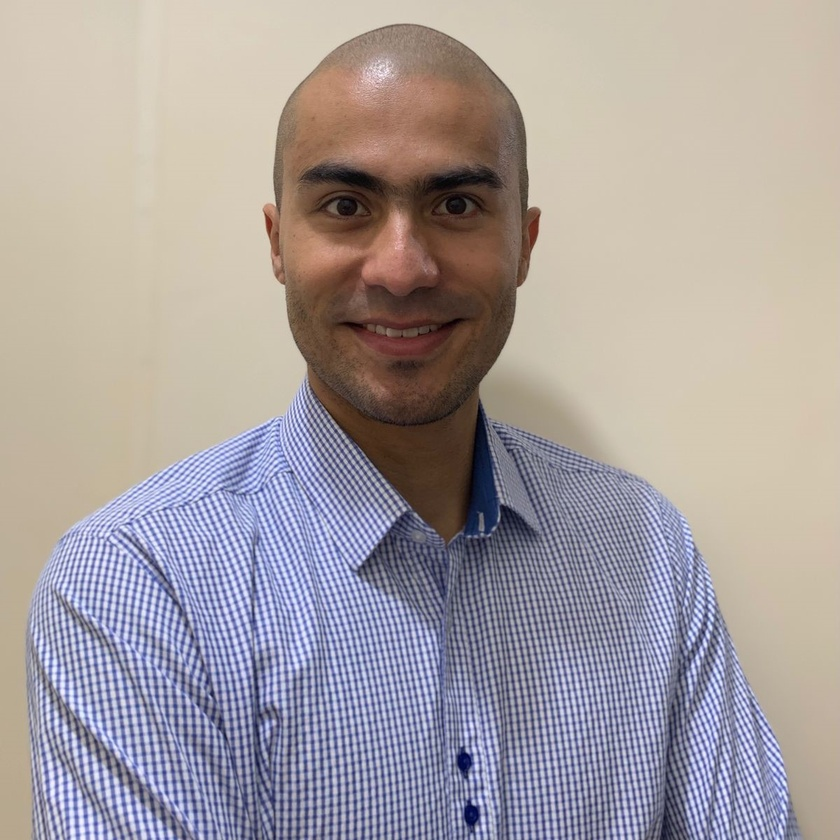
#> input picture Python_course/Modulo_4/Tuplas/Oscar1a.jpeg, 840 x 840 px, shrunk from 1200 x 1200 before the run
$ python Example_6.py
#> lines starting #> are read from the running program, lines starting #| are printed output that depends on the picture
#> further down, imagen is the input picture: shape (840, 840, 3); mean B, G, R 159.8, 158.9, 166.9
# En este ejercicio se debe reflejar la imagen verticalmente sobre una  línea imaginaria en el centro de la figura, creando una imagen espejo de  la figura original. En cada posición de la matriz que representa la  imagen hay una tupla de 3 flotantes entre 0 y 1 que representan los  valores R, G y B del píxel.

# Después de reflejar una figura, la distancia  entre la línea de reflexión y cada punto en la figura original es la  misma que la distancia entre la línea de reflexión y el punto  correspondiente en la imagen de espejo. Para hacer esta transformación,  se intercambian las columnas de píxeles de la imagen: La primera con la  última, la segunda con penúltima, etc.

import cv2
import matplotlib.pyplot as plt

def reflejar_imagen(imagen):
    matriz = imagen
    alto = len(matriz)
#> alto = 840
    ancho = len(matriz[0])
#> ancho = 840
    for valor_eje_y in range(alto):
        for valor_eje_x in range(int(ancho/2)):
            indice_opuesto = ancho - valor_eje_x - 1
            opuesto = matriz[valor_eje_y][indice_opuesto]
            actual = matriz[valor_eje_y][valor_eje_x]
            matriz[valor_eje_y][indice_opuesto] = actual
            matriz[valor_eje_y][valor_eje_x] = opuesto
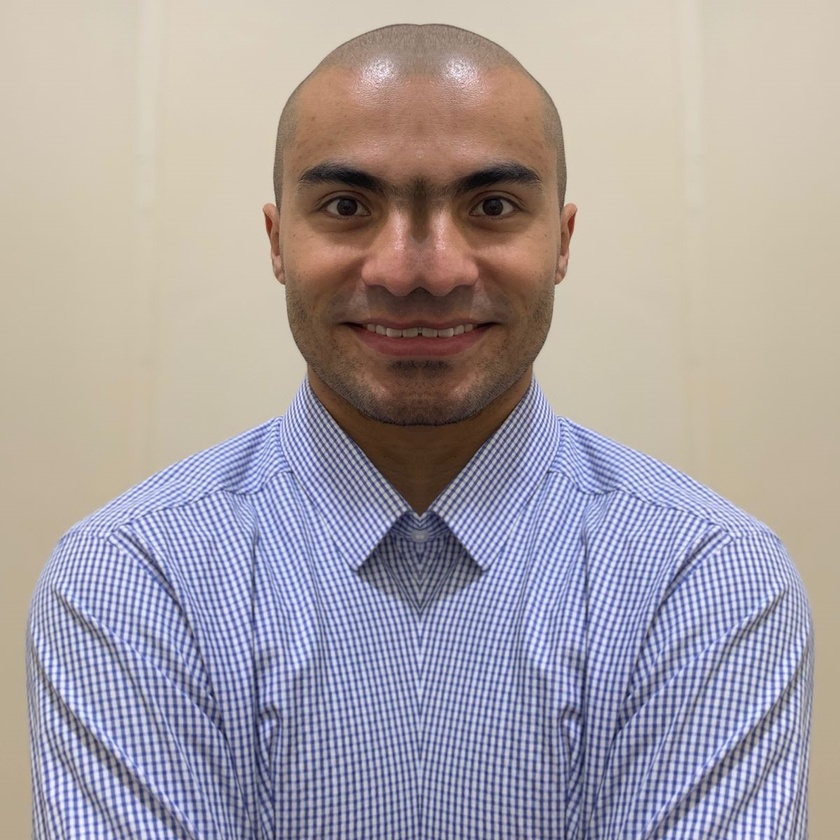
#> matriz: shape (840, 840, 3); mean B, G, R 163.9, 159.8, 167.8

    plt.imshow(matriz)
    plt.axis('off')
    #plt.savefig('test-filtro')
    plt.show()

    return 'ok'

imagen = cv2.imread('Oscar1a.jpeg')
cv2.imshow('imagen', imagen)
cv2.waitKey()
print(reflejar_imagen(imagen))
#| ok
